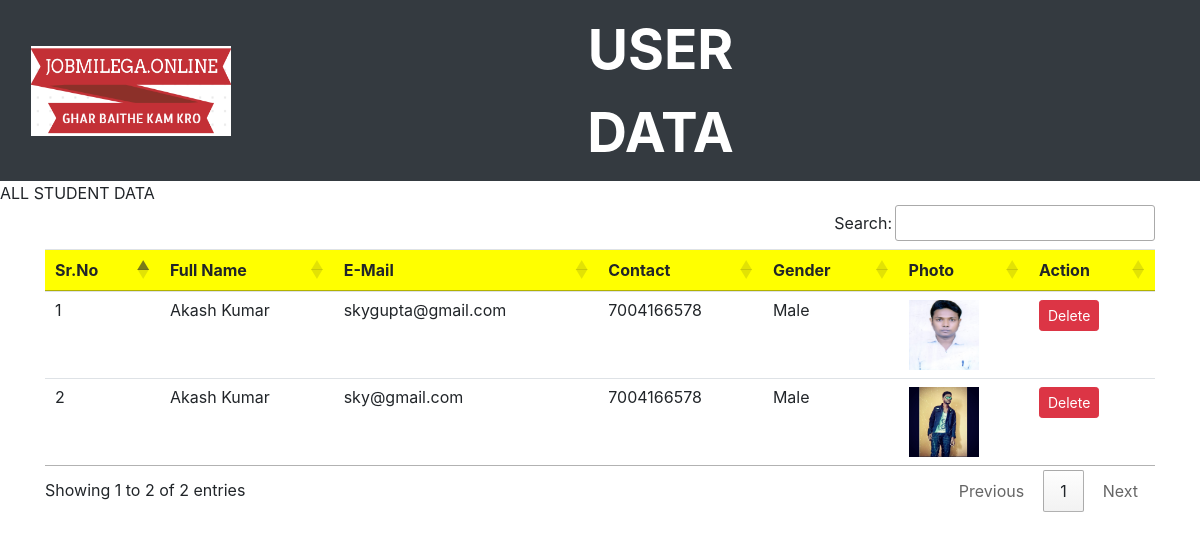
Before: /userdata with the older database file.
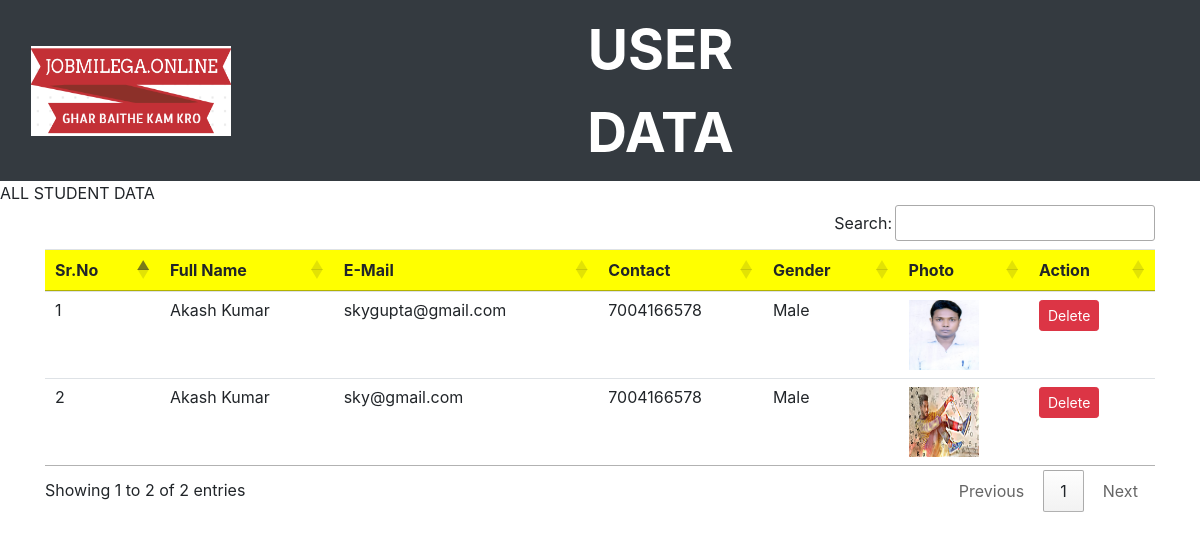
After: the same page with the newer database file.
### job/models.py (models this page shows, shortened)
class StudentUser(models.Model):
    user = models.ForeignKey(User,on_delete=models.CASCADE)
    mobile = models.CharField(max_length=10,null=True)
    image = models.FileField(null=True)
    gender = models.CharField(max_length=10,null=True)
    type = models.CharField(max_length=10,null=True)
    resume = models.FileField(null=True)

### job/views.py (the view)
# urls.py: path('userdata', views.userdata,name='userdata'),
def userdata(request):
    data = StudentUser.objects.all
    d={'data': data}
    return render(request, 'userdata.html',d)

### job/templates/userdata.html (shortened to what this page needs)
<html>
<head>
    {% load static %}
  <link rel="stylesheet" href="https://maxcdn.bootstrapcdn.com/bootstrap/4.5.2/css/bootstrap.min.css">
<link rel="stylesheet" href="https://cdnjs.cloudflare.com/ajax/libs/font-awesome/4.7.0/css/font-awesome.min.css">
</head>
<body>
<nav class="navbar navbar-expand-sm bg-dark navbar-dark">
    <div class="col-sm-1 mt-0 " style="padding-right : 20% ">
               <img src="static/images/LOGO.png" alt="jobmilega.online" style="width:200px; height:90px">
        </div>
       <div class="col-sm-3 mt-0 text-center" style="margin-left:250px" >
              <span style="font-weight:bold ; font-size:55px">
                  <span style="color: White">USER</span>
                  <span style="color: White">DATA</span>
              </span>
        </div>
</nav>
</body>
</html>
<html lang="en">
<head>
</head>
<body>
<marquee>ALL STUDENT  DATA</marquee>
        <div class="container">
          <table class="table table-hover" id="example">
              <thead>
                  <tr style="background-color: yellow">
                      <th>Sr.No</th>
                      <th>Full Name</th>
                      <th>E-Mail</th>
                      <th>Contact</th>
                      <th>Gender</th>
                      <th>Photo</th>
                      <th>Action</th>
                  </tr>
              </thead>
              <tbody>
                   {% for i in data %}
                  <tr>
                        <td>  {{ forloop.counter}}</td>
                        <td>  {{ i.user.first_name }} {{ i.user.last_name }}</td>
                        <td> {{i.user.username }}</td>
                        <td> {{ i.mobile}}</td>
                        <td> {{ i.gender}}</td>
                        <td> <img src="{{ i.image.url}}" style="width:70px; height:70px" ></td>
                        <td><a href="{% url 'delete_user' i.id %}" class="btn btn-danger btn-sm" onclick="return confirm('Are you sure?')">Delete</a></td>
                  </tr>
                  {% endfor%}
              </tbody>
          </table>
 </div>
</body>
</html>
<head>
<link rel="stylesheet" href="https://cdn.datatables.net/1.10.24/css/jquery.dataTables.min.css">
<link rel="stylesheet" href="https://cdn.datatables.net/buttons/1.7.0/css/buttons.dataTables.min.css">
</head>
<body>
</body>

Changed rows visible on the page:
changed StudentUser "sky@gmail.com": image: a different picture
